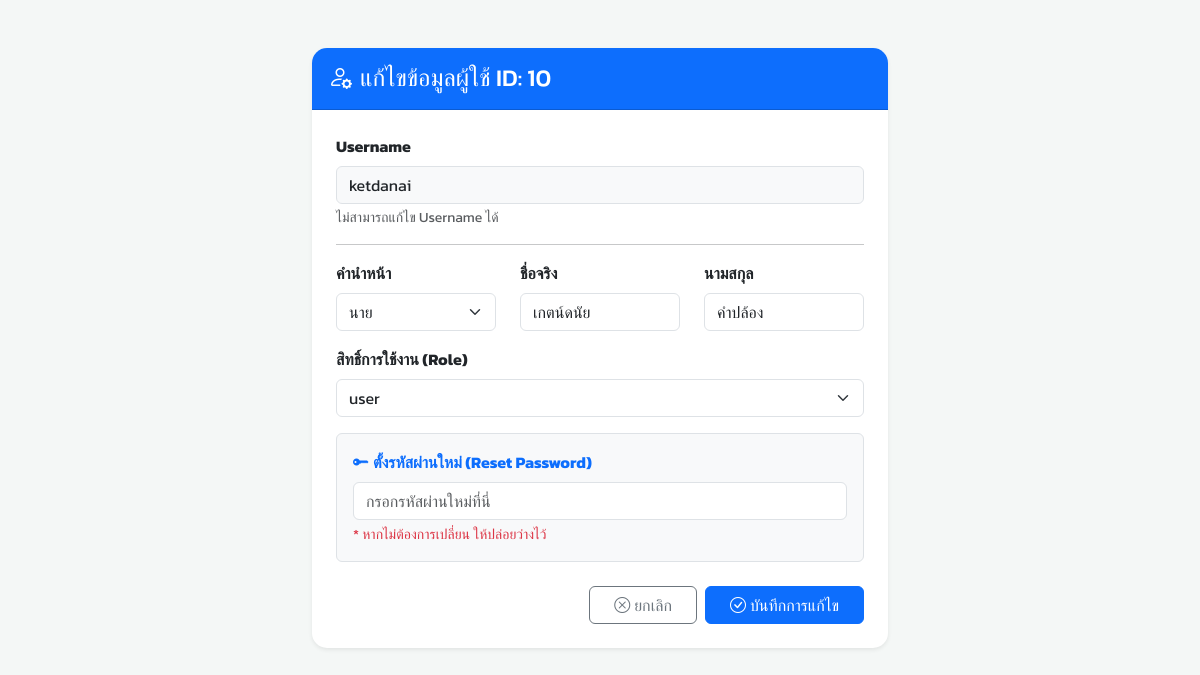
The page /edit_user.php?id=10 (signed in) on the database its author committed.
### tables this page shows
CREATE TABLE `users` (
  `use_id` int(20) NOT NULL,
  `username` varchar(50) DEFAULT NULL,
  `password` varchar(255) DEFAULT NULL,
  `use_title` varchar(20) DEFAULT NULL,
  `use_fname` varchar(50) DEFAULT NULL,
  `use_lname` varchar(50) DEFAULT NULL,
  `salt_use` varchar(256) NOT NULL,
  `use_role` varchar(10) NOT NULL
);

### edit_user.php (the view, shortened to what this page needs)
<?php
require_once "config.php";
$edit_id = $title = $fname = $lname = $role = $username = "";
$title_err = $fname_err = $lname_err = $role_err = $username_err = "";
if (isset($_GET["id"]) && !empty(trim($_GET["id"]))) {
    $edit_id = trim($_GET["id"]);
    $sql = "SELECT username, use_title, use_fname, use_lname, use_role FROM users WHERE use_id = ?";
    if ($stmt = $link->prepare($sql)) {
        $stmt->bind_param("i", $edit_id);
        if ($stmt->execute()) {
            $stmt->store_result();
            if ($stmt->num_rows == 1) {
                $stmt->bind_result($username, $title, $fname, $lname, $role);
            } else {
                header("location: manage_users.php");
                exit();
            }
        }
    }
}
?>
<!DOCTYPE html>
<html lang="th">
<head>
    <link href="https://cdn.jsdelivr.net/npm/bootstrap@5.3.3/dist/css/bootstrap.min.css" rel="stylesheet">
    <link rel="stylesheet" href="https://cdn.jsdelivr.net/npm/bootstrap-icons@1.11.3/font/bootstrap-icons.min.css">
</head>
<body>
    <div class="container mt-5" style="max-width: 600px;">
        <div class="card shadow-sm">
            <div class="card-header bg-primary text-white py-3">
                <h4 class="mb-0"><i class="bi bi-person-gear me-2"></i>แก้ไขข้อมูลผู้ใช้ ID: <?php echo htmlspecialchars($edit_id); ?></h4>
            </div>
            <div class="card-body p-4">
                <form action="<?php echo htmlspecialchars($_SERVER["PHP_SELF"]); ?>" method="post">
                    <div class="mb-3">
                        <label class="form-label fw-bold">Username</label>
                        <input type="text" class="form-control bg-light" value="<?php echo htmlspecialchars($username); ?>" disabled>
                        <small class="text-muted">ไม่สามารถแก้ไข Username ได้</small>
                    </div>
                    <hr>
                    <div class="row">
                        <div class="col-md-4 mb-3">
                            <label for="title" class="form-label fw-bold">คำนำหน้า</label>
                            <select id="title" name="title" class="form-select <?php echo (!empty($title_err)) ? 'is-invalid' : ''; ?>">
                                <?php
                                    $titles = ['นาย', 'นาง', 'นางสาว', 'ผศ.', 'ดร.', 'อ.' , 'ผศ.ดร.'];
                                    foreach ($titles as $t) {
                                        $selected = ($title == $t) ? 'selected' : '';
                                        echo "<option value='{$t}' {$selected}>{$t}</option>";
                                    }
                                ?>
                            </select>
                        </div>
                        <div class="col-md-4 mb-3">
                            <label for="fname" class="form-label fw-bold">ชื่อจริง</label>
                            <input type="text" name="fname" id="fname" class="form-control <?php echo (!empty($fname_err)) ? 'is-invalid' : ''; ?>" value="<?php echo htmlspecialchars($fname); ?>">
                        </div>
                        <div class="col-md-4 mb-3">
                            <label for="lname" class="form-label fw-bold">นามสกุล</label>
                            <input type="text" name="lname" id="lname" class="form-control <?php echo (!empty($lname_err)) ? 'is-invalid' : ''; ?>" value="<?php echo htmlspecialchars($lname); ?>">
                        </div>
                    </div>
                    <div class="mb-3">
                        <label for="role" class="form-label fw-bold">สิทธิ์การใช้งาน (Role)</label>
                        <select id="role" name="role" class="form-select <?php echo (!empty($role_err)) ? 'is-invalid' : ''; ?>">
                            <option value="user" <?php echo ($role == 'user') ? 'selected' : ''; ?>>user</option>
                        </select>
                    </div>
                    <div class="mb-4 p-3 bg-light border rounded">
                        <label for="new_password" class="form-label fw-bold text-primary"><i class="bi bi-key-fill me-1"></i>ตั้งรหัสผ่านใหม่ (Reset Password)</label>
                        <input type="password" name="new_password" id="new_password" class="form-control" placeholder="กรอกรหัสผ่านใหม่ที่นี่">
                        <div class="form-text text-danger">* หากไม่ต้องการเปลี่ยน ให้ปล่อยว่างไว้</div>
                    </div>
                    <div class="d-grid gap-2 d-md-flex justify-content-md-end">
                        <a href="manage_users.php" class="btn btn-outline-secondary px-4"><i class="bi bi-x-circle me-1"></i>ยกเลิก</a>
                        <button type="submit" class="btn btn-primary px-4"><i class="bi bi-check-circle me-1"></i>บันทึกการแก้ไข</button>
                    </div>
                </form>
            </div>
        </div>
    </div>
</body>
</html>

### edit_user.php (style rules this page uses)
body { font-family: 'Kanit', sans-serif; background-color: #f4f7f6; }
.card { border: none; border-radius: 15px; }
.card-header { border-radius: 15px 15px 0 0 !important; }

### rows shown on the page
users: username "ketdanai", fname "เกตน์ดนัย", lname "คำปล้อง", role "user"

### other values the page prints
$edit_id "10"
form field title "นาย"
